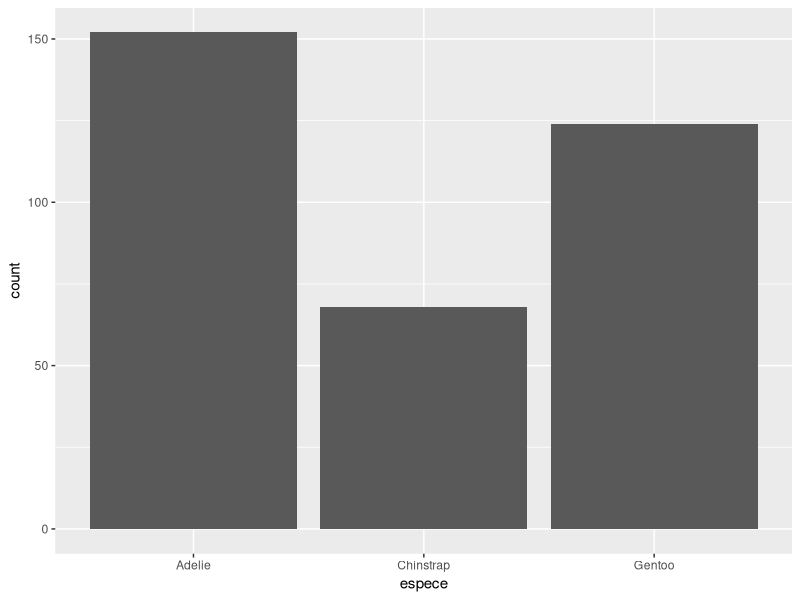
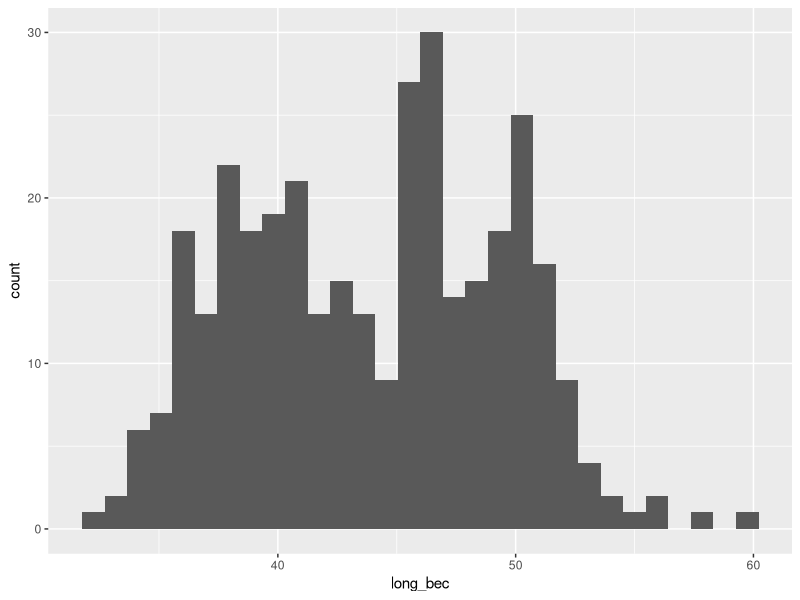
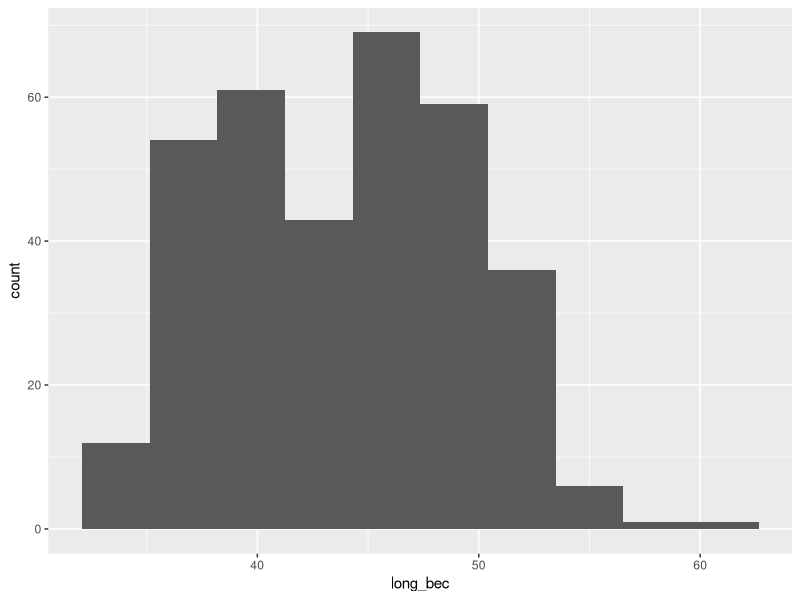
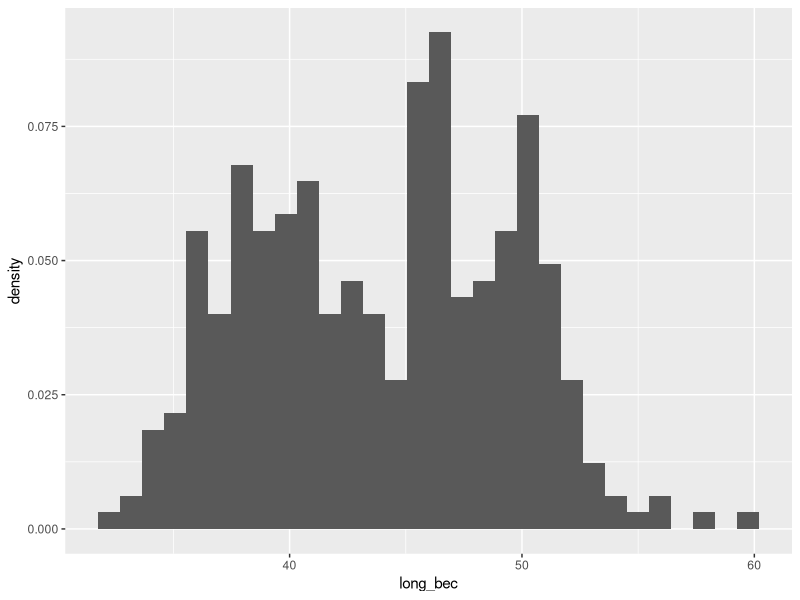
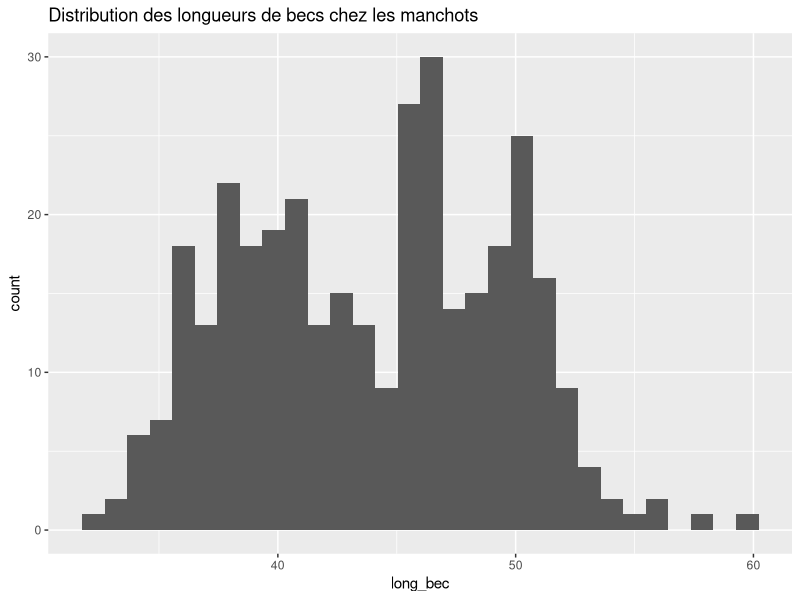

Here is the R script that generated these plots, in order:
#############################################################
##  
##
##
#############################################################

## Importer 'penguins.csv' pour l'afficher à l'écran
read.table('penguins.csv', sep = ',', header = TRUE)

## Importer 'penguins.csv' pour le stocker dans l'objet penguins
penguins <- read.table('penguins.csv', sep = ';', header = TRUE)


summary(penguins)

library(tidyverse)

penguins <- rename(.data = penguins, long_bec = bill_length_mm, 
                   epais_bec = bill_depth_mm)


penguins <- rename(.data = penguins, espece = species, 
                   ile = island)


### Visualiser des données

library(ggplot2)

ggplot(data = penguins) + geom_bar(aes(x = espece))

ggplot(data = penguins) + geom_histogram(aes(x = long_bec))

p1 <- ggplot(data = penguins) + geom_histogram(aes(x = long_bec))


ggplot(data = penguins) + geom_histogram(aes(x = long_bec), bins = 10)

ggplot(data = penguins) + geom_histogram(aes(x = long_bec, y=..density..))

p1 + 
  ggtitle('Distribution des longueurs de becs chez les manchots')
  
